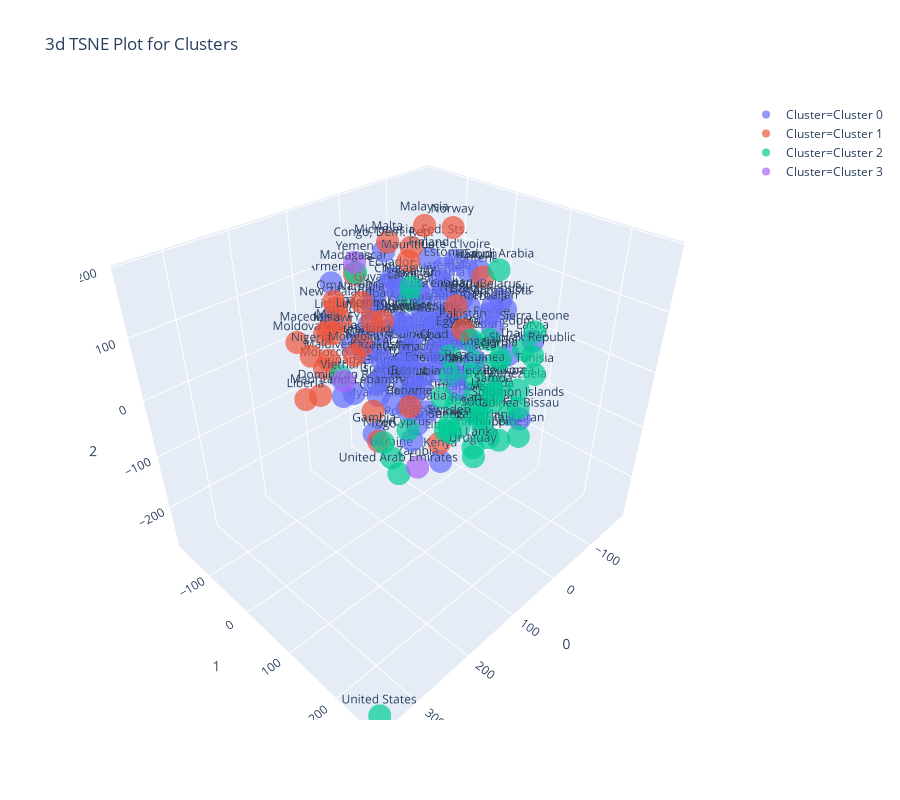

Notebook source saved alongside this figure:
### Code cell
plot_model(kmeans, plot = 'tsne', label=True)

### Figure 1 — Plotly figure (JSON) as saved in the notebook; plotly's stock layout.template omitted (floating-point values rounded to 4 significant figures)
{"data": [{"hoverlabel": {"namelength": 0}, "hovertemplate": "Cluster=Cluster 0<br>0=%{x}<br>1=%{y}<br>2=%{z}<br>Label=%{text}", "legendgroup": "Cluster=Cluster 0", "marker": {"color": "#636efa", "opacity": 0.7, "symbol": "circle"}, "mode": "markers+text", "name": "Cluster=Cluster 0", "scene": "scene", "showlegend": true, "text": ["Afghanistan", "Albania", "Algeria", "Angola", "Antigua and Barbuda", "Argentina", "Armenia", "Australia", "Austria", "Azerbaijan", "Bahamas", "Bahrain", "Bangladesh", "Barbados", "Belarus", "Belgium", "Belize", "Benin", "Bhutan", "Bolivia", "Bosnia and Herzegovina", "Botswana", "Brazil", "Brunei", "Bulgaria", "Burkina Faso", "Burundi", "Cambodia", "Cameroon", "Canada", "Cape Verde", "Central African Republic", "Chad", "Chile", "China", "Colombia", "Comoros", "Congo, Dem. Rep.", "Congo, Rep.", "Costa Rica", "Cote d'Ivoire", "Croatia", "Cyprus", "Czech Republic", "Denmark", "Dominican Republic", "Ecuador", "Egypt", "El Salvador", "Equatorial Guinea", "Eritrea", "Estonia", "Fiji", "Finland", "France", "Gabon", "Gambia", "Georgia", "Germany", "Ghana", "Greece", "Grenada", "Guatemala", "Guinea", "Guinea-Bissau", "Guyana", "Haiti", "Hungary", "Iceland", "India", "Indonesia", "Iran", "Iraq", "Ireland", "Israel", "Italy", "Jamaica", "Japan", "Jordan", "Kazakhstan", "Kenya", "Kiribati", "Kuwait", "Kyrgyz Republic", "Lao", "Latvia", "Lebanon", "Lesotho"], "type": "scatter3d", "x": [-157.6, -126.7, -47.07, 35.35, -48.95, 3.122, 50.6, -33.1, -33.97, -26.1, -119.5, -39.21, 33.06, -32.1, -131.0, -6.765, -32.37, 3.98, 49.03, -97.45, 7.995, 15.29, -25.26, 20.28, 38.31, -180.8, -33.53, -80.23, 7.456, -4.667, -5.5, -56.2, 96.41, -34.18, -90.67, 79.73, -134.6, 23.11, 62.29, 42.08, -122.1, 45.91, 83.33, -72.57, 89.12, 96.48, 9.47, 15.52, 52.18, 57.65, -88.78, -29.58, -3.427, -41.69, -83.24, -30.81, 125.4, 88.29, 100.8, -46.88, -6.373, -2.837, -69.14, 60.43, -7.415, 12.24, 92.25, -20.15, -59.61, 83.93, 39.99, -82.39, -47.05, -40.85, 93.39, -17.7, 41.06, -74.93, -49.23, 91.82, 60.32, 54.26, -5.812, 52.23, 45.37, -148.9, 122.3, 22.84], "y": [25.71, -80.88, -141.7, -13.6, -1.549, 31.25, -157.6, -110.0, -3.15, 94.25, -43.65, -160.7, -135.0, 37.0, 35.42, -23.9, -57.28, -32.05, 36.35, -1.786, 75.15, -112.2, -77.65, -79.2, -90.94, 22.72, -100.7, 16.43, 1.57, 21.18, -113.9, -68.58, 105.2, -117.6, -71.47, 52.6, -98.3, -65.93, -10.11, 64.46, -53.72, 47.2, 52.69, 64.74, 39.24, -61.05, -63.63, 65.19, -37.96, 110.4, -25.29, 5.492, -46.41, -36.17, 59.26, 68.66, 15.04, 46.97, 62.38, 26.29, -23.9, 24.79, -37.13, 24.7, 178.3, -98.75, -40.27, 79.75, -32.65, -102.6, 28.11, 5.475, -16.23, 40.62, -15.09, -26.28, -173.9, -82.54, -75.46, -0.02327, 90.67, -55.94, -38.7, 0.3725, -13.65, 90.76, 23.24, -24.11], "z": [26.25, 36.99, -35.78, 54.66, 46.59, 14.41, 81.5, -86.94, 5.63, 92.89, 14.01, 18.38, -26.39, -33.79, 56.12, 92.87, -3.262, 6.363, -23.37, 45.12, -27.21, 11.02, 71.67, -69.51, -21.62, -70.01, 1.751, -3.269, -33.28, 56.53, -46.02, -65.22, 89.24, 63.1, -18.27, -0.512, -37.29, 153.5, -68.71, 14.93, 97.21, -63.82, -94.57, 75.63, 102.1, -57.76, 106.9, 55.46, -28.2, 34.56, -18.82, 132.7, -34.05, 131.4, 35.12, 149.4, -80.01, -37.92, 49.25, 85.53, -151.3, 99.22, 84.0, 40.51, -37.11, 66.67, 36.06, 13.13, 20.89, -89.49, 80.51, 111.8, -39.8, 30.36, -20.73, 47.33, 10.3, 41.83, -138.6, 26.24, -126.6, 73.98, -93.49, 1.027, 116.0, -2.633, -8.839, -61.32]}, {"hoverlabel": {"namelength": 0}, "hovertemplate": "Cluster=Cluster 1<br>0=%{x}<br>1=%{y}<br>2=%{z}<br>Label=%{text}", "legendgroup": "Cluster=Cluster 1", "marker": {"color": "#EF553B", "opacity": 0.7, "symbol": "circle"}, "mode": "markers+text", "name": "Cluster=Cluster 1", "scene": "scene", "showlegend": true, "text": ["Liberia", "Libya", "Lithuania", "Luxembourg", "Macedonia, FYR", "Madagascar", "Malawi", "Malaysia", "Maldives", "Mali", "Malta", "Mauritania", "Mauritius", "Micronesia, Fed. Sts.", "Moldova", "Mongolia", "Montenegro", "Morocco", "Mozambique", "Myanmar", "Namibia", "Nepal", "Netherlands", "New Zealand", "Niger", "Nigeria", "Norway", "Oman", "Pakistan", "Panama"], "type": "scatter3d", "x": [207.5, -43.82, 64.0, 88.34, 103.0, 90.24, 153.1, -25.27, 129.0, 121.9, -25.95, 163.3, 44.84, -70.62, 150.4, 155.9, -169.6, 111.3, 24.48, 52.53, 123.5, 35.15, 68.8, 85.51, 65.07, 174.7, -82.51, 111.5, 49.57, 132.6], "y": [-34.31, -6.749, -123.4, -23.72, -116.2, -55.0, -32.48, -31.34, -76.05, -82.88, -109.3, -58.09, 5.785, -102.7, -122.7, 13.83, -34.56, -111.3, -69.85, -67.23, -4.039, 87.05, -68.77, -105.9, -42.1, -57.45, -27.14, -77.95, 113.4, 96.59], "z": [-2.368, -202.5, 33.96, 79.32, 27.21, 143.2, 81.95, 188.3, 9.454, 55.25, 139.7, -27.87, 167.7, 120.3, 30.05, 68.15, 59.01, -27.64, 38.25, -116.7, 129.8, 125.3, 13.88, 69.9, -157.9, 44.33, 170.3, 100.0, 104.8, 13.06]}, {"hoverlabel": {"namelength": 0}, "hovertemplate": "Cluster=Cluster 2<br>0=%{x}<br>1=%{y}<br>2=%{z}<br>Label=%{text}", "legendgroup": "Cluster=Cluster 2", "marker": {"color": "#00cc96", "opacity": 0.7, "symbol": "circle"}, "mode": "markers+text", "name": "Cluster=Cluster 2", "scene": "scene", "showlegend": true, "text": ["Paraguay", "Peru", "Philippines", "Poland", "Portugal", "Qatar", "Romania", "Russia", "Rwanda", "Samoa", "Saudi Arabia", "Senegal", "Serbia", "Seychelles", "Sierra Leone", "Singapore", "Slovak Republic", "Slovenia", "Solomon Islands", "South Africa", "South Korea", "Spain", "Sri Lanka", "St. Vincent and the Grenadines", "Sudan", "Suriname", "Sweden", "Switzerland", "Tajikistan", "Tanzania", "Thailand", "Timor-Leste", "Togo", "Tonga", "Tunisia", "Turkey", "Turkmenistan", "Uganda", "Ukraine", "United Arab Emirates", "United Kingdom", "United States", "Uruguay", "Uzbekistan", "Vanuatu", "Venezuela"], "type": "scatter3d", "x": [91.6, -102.1, -15.34, -80.44, 48.03, -98.38, -75.03, -9.391, -20.83, 15.93, -128.9, 52.62, -24.71, -121.8, -77.74, -68.11, -42.61, -39.11, -58.36, -102.0, -126.6, -47.73, 3.463, -100.2, 16.6, 47.89, 77.02, -40.47, -69.14, -21.1, -96.54, -75.9, 141.2, -74.8, -64.82, -119.3, 10.4, -66.75, 103.1, 125.2, -132.3, 354.5, 65.83, -142.1, -117.4, -100.8], "y": [56.95, 92.54, 139.7, -20.37, 8.893, 63.26, 34.74, -168.0, 82.98, 146.3, 28.98, 101.4, 122.8, -57.87, 140.3, 7.315, 165.0, 40.16, 139.0, 36.43, 51.04, 93.29, 106.0, -135.0, 123.2, -152.5, 119.2, 88.49, 137.4, 16.08, 110.7, 73.32, 51.44, 49.26, 156.7, 4.56, 54.06, 84.08, 28.71, 66.84, 17.15, 264.3, 157.7, -29.09, -1.465, 105.9], "z": [161.9, -119.9, -100.7, -85.3, -117.1, -31.68, -59.42, 75.98, -82.19, 1.182, 105.5, -70.7, 32.82, -79.74, 61.67, -126.7, 46.77, -141.3, -63.31, -153.1, -96.24, -39.66, -123.5, 6.106, -51.24, -89.09, -35.95, -123.0, -123.5, -85.27, 12.17, -164.7, -67.47, -110.0, 2.67, -127.8, -113.9, -82.7, -131.2, -126.4, -23.08, -270.8, -76.37, -46.49, -67.32, -65.45]}, {"hoverlabel": {"namelength": 0}, "hovertemplate": "Cluster=Cluster 3<br>0=%{x}<br>1=%{y}<br>2=%{z}<br>Label=%{text}", "legendgroup": "Cluster=Cluster 3", "marker": {"color": "#ab63fa", "opacity": 0.7, "symbol": "circle"}, "mode": "markers+text", "name": "Cluster=Cluster 3", "scene": "scene", "showlegend": true, "text": ["Vietnam", "Yemen", "Zambia"], "type": "scatter3d", "x": [159.8, 43.08, 50.94], "y": [-7.612, -108.4, 33.59], "z": [19.22, 128.8, -176.8]}], "layout": {"height": 800, "legend": {"tracegroupgap": 0}, "scene": {"domain": {"x": [0, 1], "y": [0, 1]}, "xaxis": {"title": {"text": "0"}}, "yaxis": {"title": {"text": "1"}}, "zaxis": {"title": {"text": "2"}}}, "title": {"text": "3d TSNE Plot for Clusters"}, "width": 900}}
